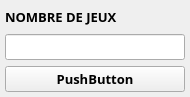
     <widget class="QWidget" name="scrollAreaWidgetContents_5">
      <property name="geometry">
       <rect>
        <x>0</x>
        <y>0</y>
        <width>190</width>
        <height>97</height>
       </rect>
      </property>
      <layout class="QGridLayout" name="gridLayout_5">
       <property name="leftMargin">
        <number>5</number>
       </property>
       <property name="topMargin">
        <number>5</number>
       </property>
       <property name="rightMargin">
        <number>5</number>
       </property>
       <property name="bottomMargin">
        <number>5</number>
       </property>
       <property name="horizontalSpacing">
        <number>10</number>
       </property>
       <item row="5" column="3">
        <widget class="QLineEdit" name="lineEdit_4">
         <property name="font">
          <font>
           <family>Rockwell Extra Bold</family>
           <pointsize>10</pointsize>
           <weight>75</weight>
           <bold>true</bold>
          </font>
         </property>
        </widget>
       </item>
       <item row="6" column="3">
        <widget class="QPushButton" name="pushButton_6">
         <property name="font">
          <font>
           <family>Rockwell Extra Bold</family>
           <pointsize>10</pointsize>
           <weight>75</weight>
           <bold>true</bold>
          </font>
         </property>
         <property name="text">
          <string>PushButton</string>
         </property>
        </widget>
       </item>
       <item row="2" column="3">
        <widget class="QLabel" name="label_4">
         <property name="font">
          <font>
           <family>Rockwell Extra Bold</family>
           <pointsize>10</pointsize>
           <weight>75</weight>
           <bold>true</bold>
          </font>
         </property>
         <property name="text">
          <string>NOMBRE DE JEUX</string>
         </property>
        </widget>
       </item>
      </layout>
     </widget>
